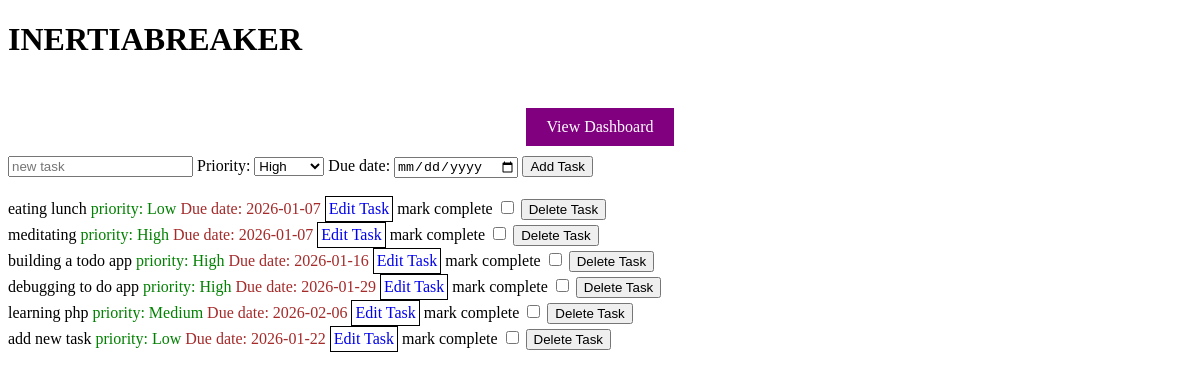
Before: / with the older database file.
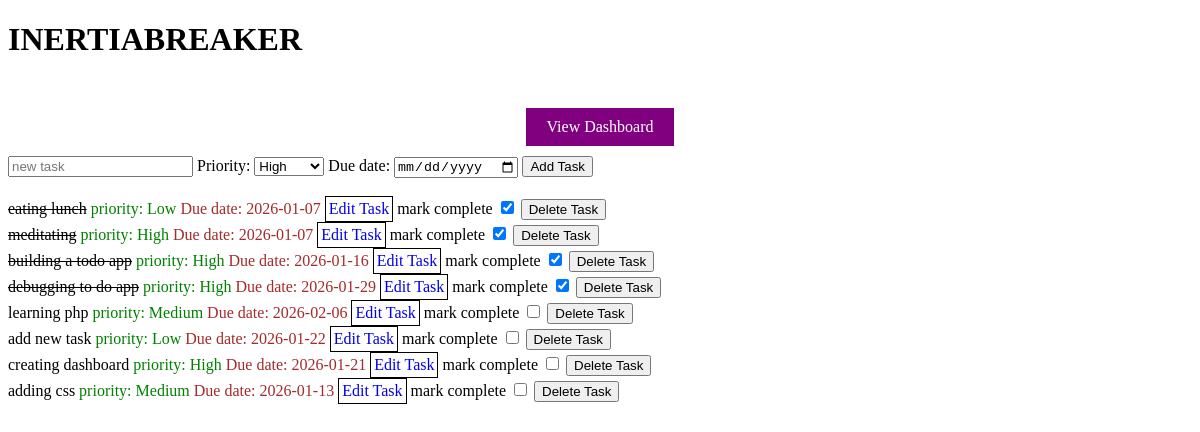
After: the same page with the newer database file.
### tables this page shows
CREATE TABLE tasks(
            id INTEGER PRIMARY KEY,
            title TEXT NOT NULL,
            is_complete INTEGER DEFAULT 0,
            priority TEXT CHECK (priority IN ('High', 'Medium', 'Low')),
            due_date DATE,
            created_at TIMESTAMP DEFAULT CURRENT_TIMESTAMP
        );

### index.php (the view, shortened to what this page needs)
<?php
require_once __DIR__ . '/dbConfig.php';
$tasks="SELECT * FROM tasks";
$sql=$connection->query($tasks);
$sql->setFetchMode(PDO::FETCH_ASSOC);
$allTasks=$sql->fetchAll();
?>
<!DOCTYPE html>
<html lang="en">
<head>
</head>
<body>
   <h1>INERTIABREAKER</h1><br>
   <div style="display:flex; justify-content:center; margin:10px;">
   <a href="/dashboard.php" style="background-color:purple; padding:10px 20px; color:white; text-decoration:none;" >View Dashboard</a>
   </div>
    <form action="src/createTask.php" method="post">
      <input type="text" name="task" placeholder="new task" required>
      <label for="priority">Priority:</label>
      <select id="priority" name="priority" required>
        <option value="High">High</option>
      </select>
      <label for="due_date">Due date:</label>
      <input type="date" name="due_date" required>
      <button type="submit">Add Task</button><br>
    </form>
    <br>
     <?php
      foreach ($allTasks as $task){
        $completedTask=$task['is_complete'] ? 'text-decoration : line-through;' : '';
        $checked=$task['is_complete'] ? 'checked': '';
        $value=$task['is_complete'] ? 1:0;
        echo "<div>
         <label style='{$completedTask}'>" . htmlspecialchars($task["title"]) . "</label>
         <label style='color:green'>priority: ". $task["priority"]."</label>
         <label style='color:brown'>Due date: ". $task["due_date"]."</label>
         <a href='/edit_task.php?id=".htmlspecialchars($task['id'])."' style='display:inline-block; padding:3px; border:1px solid #000000; text-decoration:none;'> Edit Task</a>
         <form action='/src/updateTask.php' method='post' style='display:inline'> mark complete
          <input type='hidden' name='task_id' value='".$task["id"]."'>
          <input type='checkbox' {$checked} name='is_checked' value='{$value}'  onchange='this.form.submit()'>
          </form>
         <form action='/src/deleteTask.php' method='post' style='display:inline'>
          <input type='hidden' name='task_id' value='".$task["id"]."'><button type='submit'>Delete Task</button>
          </form>
        </div> \n";
      }
      ?>
</body>
</html>

Changed rows visible on the page:
changed tasks "eating lunch": is_complete 0 → 1 (drawn); is_checked "☐" → "☑"
changed tasks "meditating": is_complete 0 → 1 (drawn); is_checked "☐" → "☑"
changed tasks "building a todo app": is_complete 0 → 1 (drawn); is_checked "☐" → "☑"
changed tasks "debugging to do app": is_complete 0 → 1 (drawn); is_checked "☐" → "☑"
added tasks: title "creating dashboard", priority "High", due_date "2026-01-21"
added tasks: title "adding css", priority "Medium", due_date "2026-01-13"
